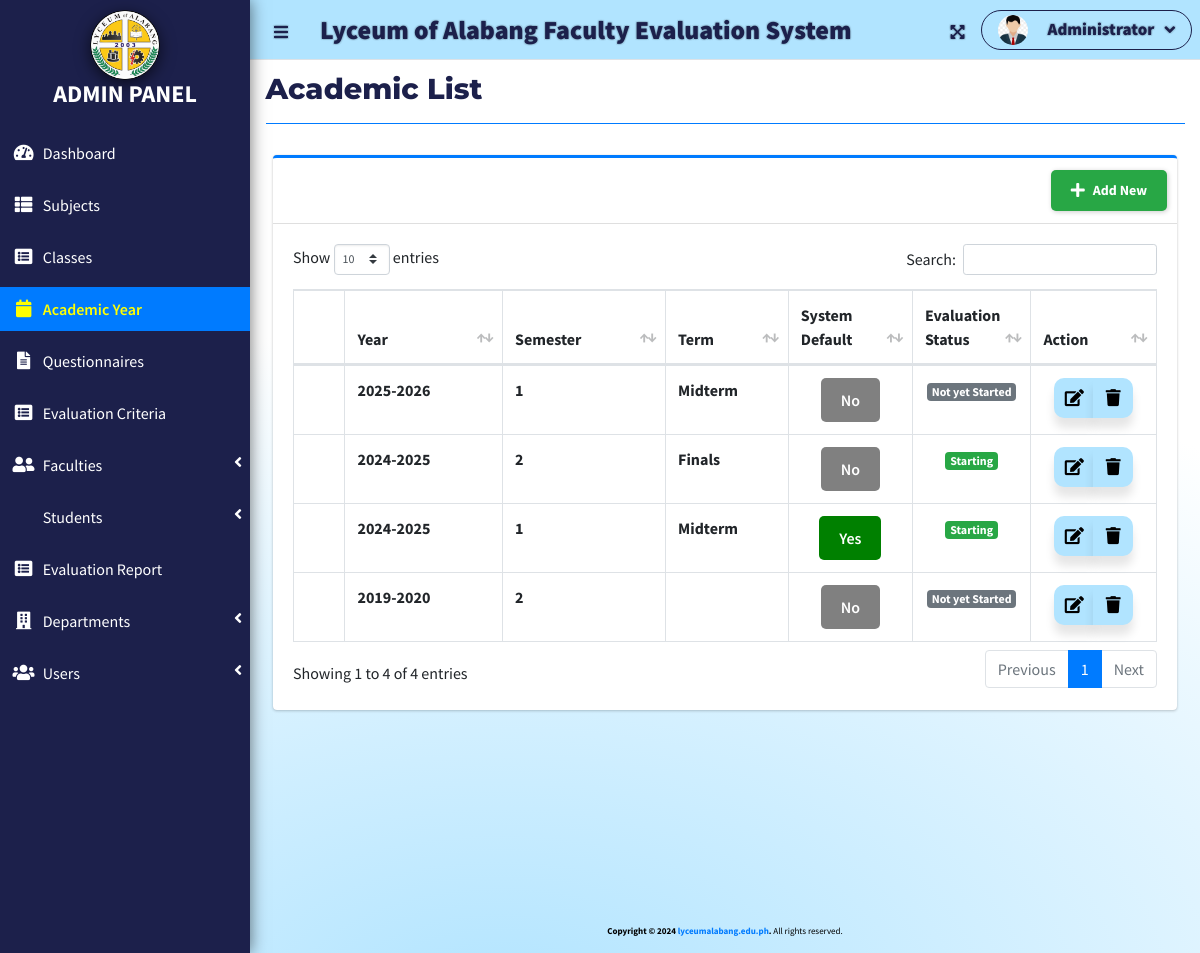
Page /index.php?page=academic_list (signed in) on the earlier database version.
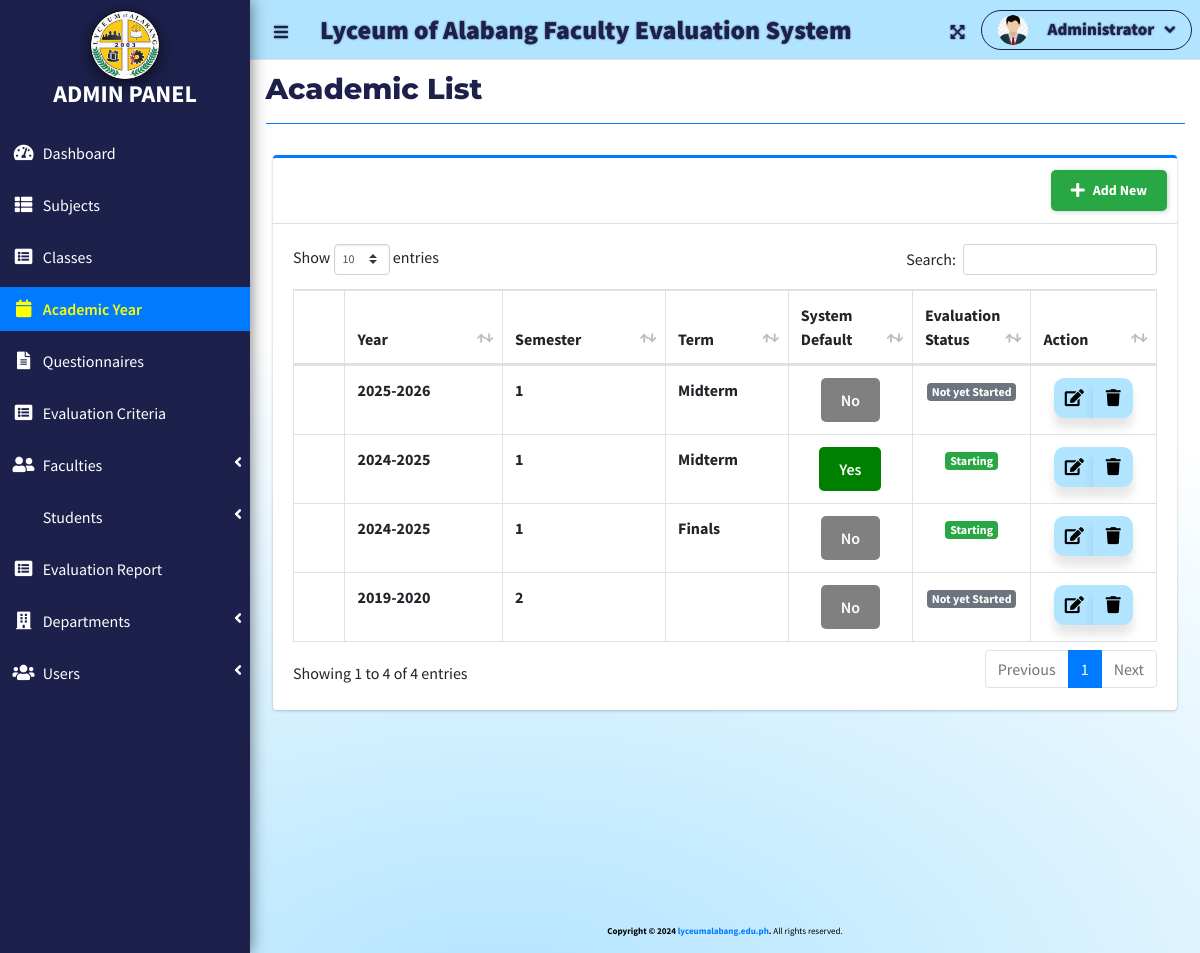
Same page on the later database version.
### tables this page shows
CREATE TABLE `academic_list` (
  `id` int(30) NOT NULL,
  `year` text NOT NULL,
  `semester` int(30) NOT NULL,
  `term` text NOT NULL,
  `is_default` tinyint(1) NOT NULL DEFAULT 0,
  `status` int(1) NOT NULL DEFAULT 0 COMMENT '0=Pending,1=Start,2=Closed'
);

### admin/academic_list.php (the view, shortened to what this page needs)
<?php include 'db_connect.php'; ?>
<div class="col-lg-12">
    <div class="card card-outline card-primary">
        <div class="card-header">
            <div class="card-tools">
                <a class="btn new_academic" href="javascript:void(0)">
                    <i class="fa fa-plus"></i> Add New
                </a>
            </div>
        </div>
        <div class="card-body">
            <table class="table table-hover table-bordered" id="list">
                <colgroup>
                    <col width="5%">
                    <col width="20%">
                    <col width="20%">
                    <col width="15%">
                    <col width="15%">
                    <col width="10%">
                    <col width="15%">
                </colgroup>
                <thead>
                    <tr>
                        <th class="text-center">#</th>
                        <th>Year</th>
                        <th>Semester</th>
                        <th>Term</th>
                        <th>System Default</th>
                        <th>Evaluation Status</th>
                        <th>Action</th>
                    </tr>
                </thead>
                <tbody>
                    <?php
                    $i = 1;
                    $qry = $conn->query("SELECT * FROM academic_list ORDER BY ABS(year) DESC, ABS(semester) DESC");
                    while ($row = $qry->fetch_assoc()):
                    ?>
                    <tr>
                        <th class="text-center"><?php echo $i++ ?></th>
                        <td><b><?php echo $row['year'] ?></b></td>
                        <td><b><?php echo $row['semester'] ?></b></td>
                        <td><b><?php echo $row['term'] ?></b></td>
                        <td class="text-center">
                            <?php if ($row['is_default'] == 0): ?>
                                <button type="button" class="btn btn-secondary make_default" data-id="<?php echo $row['id'] ?>">No</button>
                            <?php else: ?>
                                <button type="button" class="btn btn-primary">Yes</button>
                            <?php endif; ?>
                        </td>
                        <td class="text-center">
                            <?php if ($row['status'] == 0): ?>
                                <span class="badge badge-secondary">Not yet Started</span>
                            <?php elseif ($row['status'] == 1): ?>
                                <span class="badge badge-success">Starting</span>
                            <?php elseif ($row['status'] == 2): ?>
                                <span class="badge badge-primary">Closed</span>
                            <?php endif; ?>
                        </td>
                        <td class="text-center">
                            <div class="btn-group">
                                <a href="javascript:void(0)" data-id="<?php echo $row['id']; ?>" class="btn manage_academic">
                                    <span class="edit-tooltip">Edit Academic</span><i class="fas fa-edit"></i>
                                </a>
                                <button type="button" class="btn delete_academic" data-id="<?php echo $row['id']; ?>">
                                    <span class="edit-tooltip">Delete Academic</span><i class="fas fa-trash"></i>
                                </button>
                            </div>
                        </td>
                    </tr>
                    <?php endwhile; ?>
                </tbody>
            </table>
        </div>
    </div>
</div>

Differences in the rows shown:
shown differently, row unchanged: academic_list (number 2 of 4 on the later page): moves up the list
changed academic_list "Finals": semester "2" → "1"
